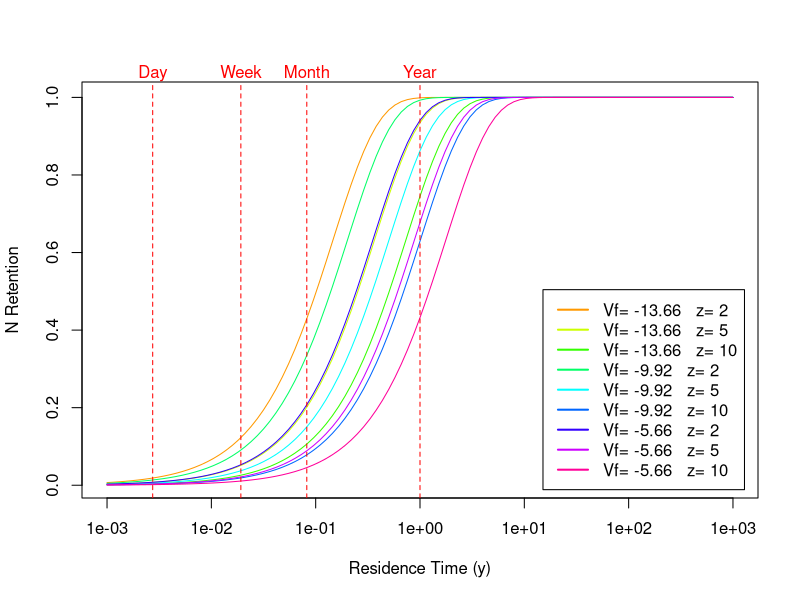

Reproduce this figure in R.
#########################
# N retention model
# From Verburg et al 2013
# Equation originally from Harrison et al 2009
# Rn=1-exp((-9.92tau)/z)
# Rn = proportion of N retained
# tau = residence time (years)
# z = mean depth (m)
# Vf = settling velocity (m year-1)

# Set parameter estimates
Vf = c(-13.66, -9.92, -5.66) 
z = c(2, 5,10)

# plot curve
pdf("N_retention.pdf")
par(cex=1)

table<-as.data.frame(matrix(ncol=2, nrow=length(Vf)*length(z)) )
names(table)<-c("Vf", "z")

colors<-rainbow(n=nrow(table), start = 0.1, end = 0.9)


for (i in 1:(length(Vf))){
  for (j in 1:(length(z))){
    Vf1 = Vf[i]
    z1 = z[j]
    row<-j+length(z)*(i-1)
    
    table[row,1]<- Vf1
    table[row,2]<- z1
    
    if (i ==1 & j==1){
    curve(1-(exp((Vf1*x)/z1)), .001, 1000, log = "x", ylab="N Retention", xlab = "Residence Time (y)", col = colors[row])
    } else {
    curve(1-(exp((Vf1*x)/z1)), .001, 1000, log = "x", ylab="N Retention", xlab = "Residence Time (y)", col = colors[row], add=T)
    }
# 
# curve(1-(exp((Vf*x)/z)), .001, 1000, log = "x", ylab="N Retention", xlab = "Residence Time (y)", col = "blue", add = TRUE)
# curve(1-(exp((Vf*x)/z)), .001, 1000, log = "x", ylab="N Retention", xlab = "Residence Time (y)", add = TRUE)

  }
}

legend("bottomright", inset=0.02, lty = 1,lwd = 2,legend = paste("Vf=" ,table[,1], "  z=",  table[,2]), col = colors)

#add vertical lines to denote day, month, year, etc
# day
abline(v=1/365, col="red", lty=2)
mtext("Day", side=3, outer=FALSE, at = 1/365, col="red", cex=1)
# week
abline(v=7/365, col="red", lty=2)
mtext("Week", side=3, outer=FALSE, at = 7/365, col="red",cex=1)
# month
abline(v=30/365, col="red", lty=2)
mtext("Month", side=3, outer=FALSE, at = 30/365, col="red",cex=1)
# year
abline(v=1, col = "red", lty = 2)
mtext("Year", side=3, outer=FALSE, at = 1, col="red",cex=1)
dev.off()
